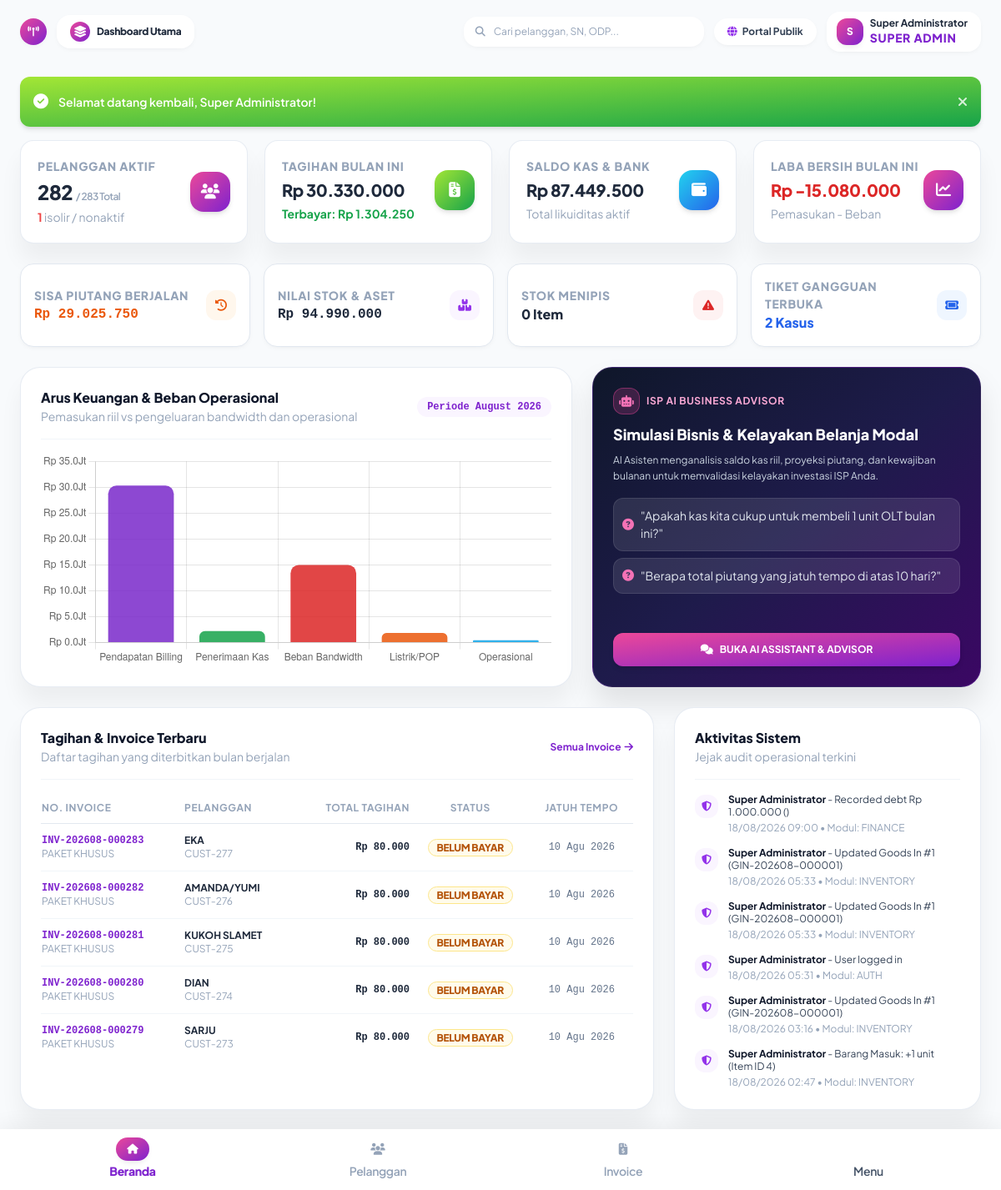
Before: /index.php?page=dashboard (signed in) with the older database file.
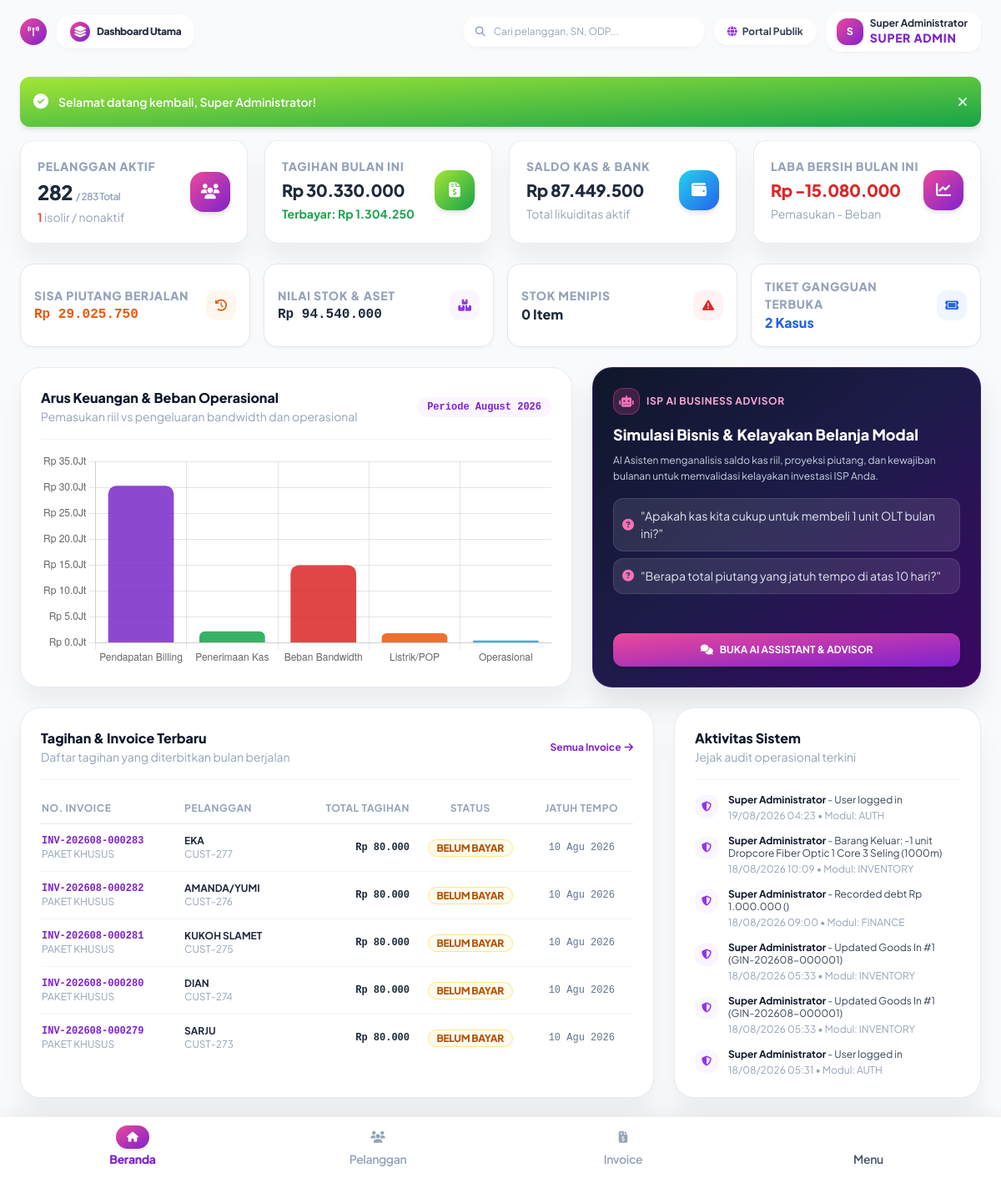
After: the same page with the newer database file.
### tables this page shows
CREATE TABLE invoices (
    id INTEGER PRIMARY KEY AUTOINCREMENT,
    invoice_no TEXT NOT NULL UNIQUE,
    customer_id INTEGER NOT NULL,
    billing_period TEXT NOT NULL, -- e.g. '2026-08'
    package_name_snapshot TEXT NOT NULL,
    subtotal INTEGER NOT NULL DEFAULT 0,
    discount INTEGER NOT NULL DEFAULT 0,
    tax INTEGER NOT NULL DEFAULT 0,
    additional_fee INTEGER NOT NULL DEFAULT 0,
    previous_balance INTEGER NOT NULL DEFAULT 0,
    grand_total INTEGER NOT NULL DEFAULT 0,
    paid_amount INTEGER NOT NULL DEFAULT 0,
    balance_due INTEGER NOT NULL DEFAULT 0,
    issue_date DATE NOT NULL,
    due_date DATE NOT NULL,
    payment_status TEXT NOT NULL DEFAULT 'unpaid', -- draft, unpaid, partially_paid, paid, overdue, cancelled, void
    payment_date DATETIME,
    payment_method TEXT,
    notes TEXT,
    created_by INTEGER,
    created_at DATETIME DEFAULT CURRENT_TIMESTAMP,
    updated_at DATETIME DEFAULT CURRENT_TIMESTAMP,
    FOREIGN KEY (customer_id) REFERENCES customers(id) ON DELETE CASCADE,
    FOREIGN KEY (created_by) REFERENCES users(id) ON DELETE SET NULL
);

CREATE TABLE customers (
    id INTEGER PRIMARY KEY AUTOINCREMENT,
    customer_no TEXT NOT NULL UNIQUE,
    name TEXT NOT NULL,
    phone TEXT NOT NULL,
    whatsapp TEXT,
    email TEXT,
    pic_id INTEGER,
    package_id INTEGER NOT NULL,
    location_id INTEGER,
    billing_cycle_id INTEGER NOT NULL,
    full_address TEXT NOT NULL,
    latitude REAL,
    longitude REAL,
    odp_point TEXT,
    pop_point TEXT,
    ip_address TEXT,
    pppoe_username TEXT,
    pppoe_password TEXT,
    installation_date DATE,
    activation_date DATE,
    billing_start_date DATE,
    status TEXT NOT NULL DEFAULT 'active', -- prospect, installation, active, suspended, inactive, terminated
    notes TEXT,
    created_at DATETIME DEFAULT CURRENT_TIMESTAMP,
    updated_at DATETIME DEFAULT CURRENT_TIMESTAMP,
    FOREIGN KEY (pic_id) REFERENCES customer_pics(id) ON DELETE SET NULL,
    FOREIGN KEY (package_id) REFERENCES internet_packages(id),
    FOREIGN KEY (location_id) REFERENCES locations(id) ON DELETE SET NULL,
    FOREIGN KEY (billing_cycle_id) REFERENCES billing_cycles(id)
);

CREATE TABLE activity_logs (
    id INTEGER PRIMARY KEY AUTOINCREMENT,
    user_id INTEGER,
    module TEXT NOT NULL,
    action TEXT NOT NULL,
    record_id TEXT,
    old_value TEXT,
    new_value TEXT,
    ip_address TEXT,
    user_agent TEXT,
    created_at DATETIME DEFAULT CURRENT_TIMESTAMP,
    FOREIGN KEY (user_id) REFERENCES users(id) ON DELETE SET NULL
);

CREATE TABLE users (
    id INTEGER PRIMARY KEY AUTOINCREMENT,
    role_id INTEGER NOT NULL,
    name TEXT NOT NULL,
    username TEXT NOT NULL UNIQUE,
    email TEXT NOT NULL UNIQUE,
    phone TEXT,
    password TEXT NOT NULL,
    status TEXT NOT NULL DEFAULT 'active', -- active, inactive, suspended
    avatar TEXT,
    last_login DATETIME,
    created_at DATETIME DEFAULT CURRENT_TIMESTAMP,
    updated_at DATETIME DEFAULT CURRENT_TIMESTAMP, pic_id INTEGER DEFAULT NULL,
    FOREIGN KEY (role_id) REFERENCES roles(id)
);

### app/Controllers/DashboardController.php (called while the page is built, shortened)
<?php
require_once __DIR__ . '/../Helpers/Helper.php';
class DashboardController {
    public function index(): void {
        $pdo = getDbConnection();
        $picFilterInv = "";
        $currentMonth = date('Y-m');
        $paramsBill = [$currentMonth];
        $stmtBill = $pdo->prepare("
            SELECT
                COUNT(*) as total_invoices,
                COALESCE(SUM(grand_total), 0) as total_amount,
                COALESCE(SUM(paid_amount), 0) as paid_amount,
                COALESCE(SUM(balance_due), 0) as unpaid_amount,
                COALESCE(SUM(CASE WHEN payment_status = 'overdue' THEN balance_due ELSE 0 END), 0) as overdue_amount
            FROM invoices i
            WHERE i.billing_period = ? {$picFilterInv}
        ");
        $stmtBill->execute($paramsBill);
        $billKpi = $stmtBill->fetch();
        $monthStart = date('Y-m-01');
        $monthEnd = date('Y-m-t');
        $stmtFin = $pdo->prepare("
            SELECT
                COALESCE(SUM(CASE WHEN type = 'income' THEN amount ELSE 0 END), 0) as total_income,
                COALESCE(SUM(CASE WHEN type = 'expense' THEN amount ELSE 0 END), 0) as total_expense
            FROM finance_transactions
            WHERE transaction_date BETWEEN ? AND ?
        ");
        $stmtFin->execute([$monthStart, $monthEnd]);
        $finKpi = $stmtFin->fetch();
        $inventoryValue = (int)$pdo->query("SELECT COALESCE(SUM(purchase_price * current_stock), 0) FROM inventory_items WHERE status = 'active'")->fetchColumn();
        $assetValue = (int)$pdo->query("SELECT COALESCE(SUM(current_value), 0) FROM assets WHERE status != 'disposed'")->fetchColumn();
        $recentInvoices = $pdo->query("
            SELECT i.*, c.name as customer_name, c.customer_no
            FROM invoices i
            JOIN customers c ON i.customer_id = c.id
            " . (AuthService::isPic() ? "WHERE c.pic_id = " . (AuthService::getPicId() ?: -1) : "") . "
            ORDER BY i.id DESC LIMIT 5
        ")->fetchAll();
        $recentLogs = $pdo->query("
            SELECT l.*, u.name as user_name
            FROM activity_logs l
            LEFT JOIN users u ON l.user_id = u.id
            ORDER BY l.id DESC LIMIT 6
        ")->fetchAll();
        require __DIR__ . '/../Views/dashboard/index.php';
        require __DIR__ . '/../Views/layouts/main.php';
    }
}

### app/Services/AuthService.php (called while the page is built, shortened)
<?php
class AuthService {
    public static function user(): ?array {
        return $_SESSION['user'] ?? null;
    }
    public static function isPic(): bool {
        $user = self::user();
        return $user && ($user['role_name'] === 'pic' || !empty($user['pic_id']));
    }
}

### app/Views/dashboard/index.php (the view, shortened to what the changed rows need)
<div class="grid grid-cols-1 sm:grid-cols-2 lg:grid-cols-4 gap-4 mb-6">
  <div class="p-4 bg-white rounded-2xl border border-slate-200 shadow-soft-xs flex items-center justify-between">
    <div>
      <span class="text-3xs text-slate-400 font-extrabold uppercase block tracking-wider">Nilai Stok & Aset</span>
      <span class="text-base font-extrabold text-slate-800 font-mono"><?php echo Helper::formatRupiah($inventoryValue + $assetValue); ?></span>
    </div>
  </div>
</div>
<div class="grid grid-cols-1 lg:grid-cols-12 gap-6">
  <div class="lg:col-span-8 bg-white rounded-3xl p-6 border border-slate-200/80 shadow-soft-xl">
    <div class="overflow-x-auto">
      <table class="w-full text-xs text-left">
        <thead>
          <tr class="border-b border-slate-200 text-slate-400 uppercase text-3xs tracking-wider">
            <th class="py-2.5 font-bold">No. Invoice</th>
            <th class="py-2.5 font-bold">Pelanggan</th>
            <th class="py-2.5 font-bold text-right">Total Tagihan</th>
            <th class="py-2.5 font-bold text-center">Status</th>
            <th class="py-2.5 font-bold text-center">Jatuh Tempo</th>
          </tr>
        </thead>
        <tbody class="divide-y divide-slate-100">
          <?php foreach ($recentInvoices as $inv): ?>
          <tr>
            <td class="py-3">
              <a href="<?php echo Helper::url('show_invoice', ['id' => $inv['id']]); ?>" class="font-bold text-purple-700 font-mono hover:underline block">
                <?php echo Helper::e($inv['invoice_no']); ?>
              </a>
              <span class="text-3xs text-slate-400"><?php echo Helper::e($inv['package_name_snapshot']); ?></span>
            </td>
            <td class="py-3">
              <span class="font-bold text-slate-800 block"><?php echo Helper::e($inv['customer_name']); ?></span>
              <span class="text-3xs text-slate-400"><?php echo Helper::e($inv['customer_no']); ?></span>
            </td>
            <td class="py-3 text-right font-bold text-slate-800 font-mono">
              <?php echo Helper::formatRupiah($inv['grand_total']); ?>
            </td>
            <td class="py-3 text-center">
              <?php echo Helper::statusBadge($inv['payment_status']); ?>
            </td>
            <td class="py-3 text-center text-slate-500 font-mono text-2xs">
              <?php echo Helper::formatDate($inv['due_date']); ?>
            </td>
          </tr>
          <?php endforeach; ?>
        </tbody>
      </table>
    </div>
  </div>
  <div class="lg:col-span-4 bg-white rounded-3xl p-6 border border-slate-200/80 shadow-soft-xl">
    <div class="space-y-3.5">
      <?php foreach ($recentLogs as $log): ?>
      <div class="flex items-start gap-3 text-xs">
        <div class="w-7 h-7 rounded-xl bg-purple-50 text-purple-600 flex items-center justify-center text-2xs mt-0.5 shrink-0">
          <i class="fa-solid fa-shield-halved"></i>
        </div>
        <div>
          <p class="text-xs text-slate-700 leading-tight">
            <span class="font-bold text-slate-900"><?php echo Helper::e($log['user_name'] ?? 'System'); ?></span>
            - <?php echo Helper::e($log['old_value'] ?? $log['new_value'] ?? $log['action']); ?>
          </p>
          <span class="text-3xs text-slate-400 block mt-1"><?php echo Helper::formatDate($log['created_at'], 'd/m/Y H:i'); ?> &bull; Modul: <?php echo Helper::e($log['module']); ?></span>
        </div>
      </div>
      <?php endforeach; ?>
    </div>
  </div>
</div>
<script>
document.addEventListener("DOMContentLoaded", function() {
  const ctx = document.getElementById("financeChart");
  if (ctx) {
    new Chart(ctx, {
      type: "bar",
      data: {
        labels: ["Pendapatan Billing", "Penerimaan Kas", "Beban Bandwidth", "Listrik/POP", "Operasional"],
        datasets: [{
          label: "Nominal (Rp)",
          data: [
            <?php echo $billKpi['total_amount']; ?>,
            <?php echo $finKpi['total_income']; ?>,
            15000000,
            1850000,
            450000
          ],
          backgroundColor: [
            "rgba(121, 40, 202, 0.85)",
            "rgba(22, 163, 74, 0.85)",
            "rgba(220, 38, 38, 0.85)",
            "rgba(234, 88, 12, 0.85)",
            "rgba(14, 165, 233, 0.85)"
          ],
          borderRadius: 10
        }]
      },
      options: {
        responsive: true,
        maintainAspectRatio: false,
        plugins: {
          legend: { display: false }
        },
        scales: {
          y: {
            beginAtZero: true,
            ticks: {
              callback: function(value) {
                return "Rp " + (value / 1000000).toFixed(1) + "Jt";
              }
            }
          }
        }
      }
    });
  }
});
</script>

### app/Helpers/Helper.php (shortened to what the changed rows need)
<?php
class Helper {
    public static function baseUrl(): string {
        $protocol = (!empty($_SERVER['HTTPS']) && $_SERVER['HTTPS'] !== 'off' || ($_SERVER['SERVER_PORT'] ?? 80) == 443) ? "https://" : "http://";
        $host = $_SERVER['HTTP_HOST'] ?? 'localhost';
        $scriptName = $_SERVER['SCRIPT_NAME'] ?? '';
        $dir = dirname($scriptName);
        return rtrim($protocol . $host . $dir, '/');
    }
    public static function url(string $page = '', array $params = []): string {
        $base = self::baseUrl();
        $query = [];
        if ($page !== '') {
            $query['page'] = $page;
        }
        $query = array_merge($query, $params);
        $queryString = http_build_query($query);
        return $base . '/index.php' . ($queryString ? '?' . $queryString : '');
    }
    public static function e(?string $value): string {
        return htmlspecialchars($value ?? '', ENT_QUOTES, 'UTF-8');
    }
    public static function formatRupiah(int|float $amount, bool $withSymbol = true): string {
        $formatted = number_format((float)$amount, 0, ',', '.');
        return $withSymbol ? 'Rp ' . $formatted : $formatted;
    }
    public static function formatDate(?string $dateString, string $format = 'd M Y'): string {
        $time = strtotime($dateString);
        $months = [
            1 => 'Januari', 2 => 'Februari', 3 => 'Maret', 4 => 'April',
            5 => 'Mei', 6 => 'Juni', 7 => 'Juli', 8 => 'Agustus',
            9 => 'September', 10 => 'Oktober', 11 => 'November', 12 => 'Desember'
        ];
        $shortMonths = [
            1 => 'Jan', 2 => 'Feb', 3 => 'Mar', 4 => 'Apr',
            5 => 'Mei', 6 => 'Jun', 7 => 'Jul', 8 => 'Agu',
            9 => 'Sep', 10 => 'Okt', 11 => 'Nov', 12 => 'Des'
        ];
        $d = date('j', $time);
        $m = (int)date('n', $time);
        $y = date('Y', $time);
        if ($format === 'd F Y') {
            return "$d {$months[$m]} $y";
        } elseif ($format === 'd M Y') {
            return "$d {$shortMonths[$m]} $y";
        } elseif ($format === 'd/m/Y H:i') {
            return date('d/m/Y H:i', $time);
        }
        return date($format, $time);
    }
    public static function statusBadge(string $status): string {
        $status = strtolower($status);
        $map = [
            'active' => ['bg' => 'bg-emerald-50 text-emerald-700 border-emerald-200', 'label' => 'Aktif'],
            'paid' => ['bg' => 'bg-emerald-50 text-emerald-700 border-emerald-200', 'label' => 'Lunas'],
            'completed' => ['bg' => 'bg-emerald-50 text-emerald-700 border-emerald-200', 'label' => 'Selesai'],
            'resolved' => ['bg' => 'bg-emerald-50 text-emerald-700 border-emerald-200', 'label' => 'Terselesaikan'],
            'approved' => ['bg' => 'bg-emerald-50 text-emerald-700 border-emerald-200', 'label' => 'Disetujui'],
            'unpaid' => ['bg' => 'bg-amber-50 text-amber-700 border-amber-200', 'label' => 'Belum Bayar'],
            'partially_paid' => ['bg' => 'bg-amber-50 text-amber-700 border-amber-200', 'label' => 'Bayar Sebagian'],
            'in_progress' => ['bg' => 'bg-blue-50 text-blue-700 border-blue-200', 'label' => 'Proses Realisasi'],
            'assigned' => ['bg' => 'bg-blue-50 text-blue-700 border-blue-200', 'label' => 'Ditugaskan'],
            'open' => ['bg' => 'bg-blue-50 text-blue-700 border-blue-200', 'label' => 'Terbuka'],
            'submitted' => ['bg' => 'bg-indigo-50 text-indigo-700 border-indigo-200', 'label' => 'Diajukan'],
            'draft' => ['bg' => 'bg-slate-100 text-slate-700 border-slate-200', 'label' => 'Draft'],
            'suspended' => ['bg' => 'bg-rose-50 text-rose-700 border-rose-200', 'label' => 'Isolir / Suspend'],
            'overdue' => ['bg' => 'bg-rose-50 text-rose-700 border-rose-200', 'label' => 'Jatuh Tempo'],
            'inactive' => ['bg' => 'bg-slate-100 text-slate-700 border-slate-200', 'label' => 'Nonaktif'],
            'terminated' => ['bg' => 'bg-rose-50 text-rose-700 border-rose-200', 'label' => 'Berhenti'],
            'cancelled' => ['bg' => 'bg-slate-100 text-slate-700 border-slate-200', 'label' => 'Dibatalkan'],
            'rejected' => ['bg' => 'bg-rose-50 text-rose-700 border-rose-200', 'label' => 'Ditolak'],
            'low_stock' => ['bg' => 'bg-amber-50 text-amber-700 border-amber-200', 'label' => 'Stok Menipis'],
            'out_of_stock' => ['bg' => 'bg-rose-50 text-rose-700 border-rose-200', 'label' => 'Habis'],
        ];
        $badge = $map[$status] ?? ['bg' => 'bg-slate-100 text-slate-700 border-slate-200', 'label' => ucfirst($status)];
        return sprintf(
            '<span class="%s border text-3xs font-extrabold px-2.5 py-0.5 rounded-full inline-block tracking-tight text-center uppercase leading-tight">%s</span>',
            $badge['bg'],
            htmlspecialchars($badge['label'])
        );
    }
}

Changed rows visible on the page:
no longer on this page (row unchanged): activity_logs: user.name "Super Administrator", new_value "Updated Goods In #1 (GIN-202608-000001)", created_at "18/08/2026 03:16", module "INVENTORY"
no longer on this page (row unchanged): activity_logs: user.name "Super Administrator", new_value "Barang Masuk: +1 unit (Item ID 4)", created_at "18/08/2026 02:47", module "INVENTORY"
added activity_logs: user.name "Super Administrator", new_value "User logged in", created_at "19/08/2026 04:23", module "AUTH"
added activity_logs: user.name "Super Administrator", new_value "Barang Keluar: -1 unit Dropcore Fiber Optic 1 Core 3 Seling (1000m)", created_at "18/08/2026 10:09", module "INVENTORY"
Other visible differences:
Helper::formatRupiah($inventoryValue + $assetValue): "Rp 94.990.000" → "Rp 94.540.000"
